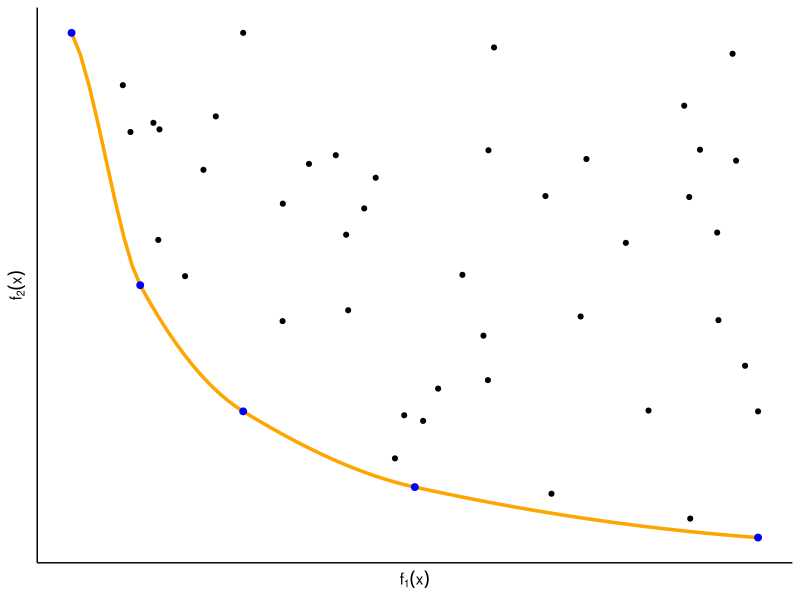

This chart was generated by the following R code:
library("ggplot2")
x = c(18,12,25,15,22,20,10,30,15,30)
y = c(22,20,25,15,18,12,30,10,30,15)
front = c(7,2,4,6,8)
points = data.frame(x = x, y = y)
pts = data.frame(x = runif(50,10,30), y = runif(50,10,30))
pts = pts[pts$y > approx(points$x[front], points$y[front], xout = pts$x)$y,]
points = rbind(points,pts)
ggplot(data = points, aes(x = x, y = y, group = 1)) +
  geom_smooth(data = points[front, c("x","y")], color = "orange", size = 1.2) + 
  geom_point(data = points[front, c("x","y")], color = "blue", size = 2) +
  geom_point(data = points[-front, c("x","y")], size = 1.4) + theme_bw() +
  labs(x = expression(f[1](x)), y = expression(f[2](x))) +
  theme(panel.border = element_blank(),
        panel.grid.major = element_blank(), panel.grid.minor = element_blank(),
        axis.text.x = element_blank(), axis.ticks.x = element_blank(),
        axis.text.y = element_blank(), axis.ticks.y = element_blank(),
        axis.line = element_line(color = "black"))